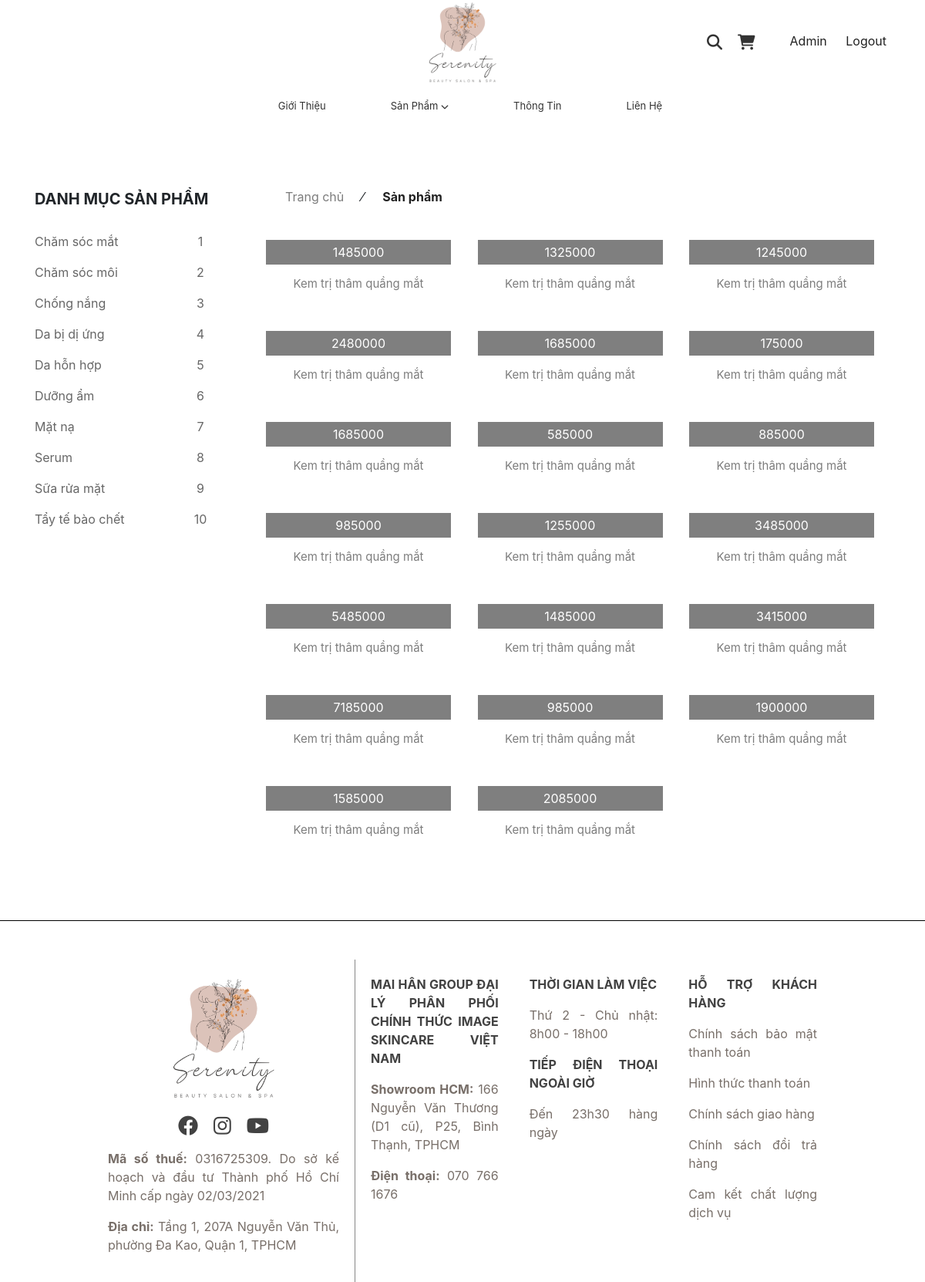
Page /product (signed in) on the committed database.
### tables this page shows
create table `categories` (
	id int auto_increment,
	name varchar(50) not null,
    primary key(id)
) DEFAULT CHARSET=utf8mb4 COLLATE=utf8mb4_unicode_ci;

create table product (
	id int auto_increment,
    title text not null,
    image text,
    price float not null,
    cate_id int default null,
    primary key(id),
    constraint fk_categories_id foreign key(cate_id) references categories (id)
) DEFAULT CHARSET=utf8mb4 COLLATE=utf8mb4_unicode_ci;

### mvc/core/controller.php (called while the page is built, shortened)
<?php
class controller
{
    public function model($model)
    {
        return new $model;
    }
    public function view($view, $data = [])
    {
        require_once "./mvc/views/" . $view . ".php";
    }
}

### mvc/controllers/product.php (called while the page is built, shortened)
<?php
class Product extends Controller
{
    function defaultView()
    {
        $productDB = $this->model("ProductsModel");
        $this->view("ProductView", [
            "all-pro" => $productDB->getAllProducts(),
            "all-type" => $productDB->getAllCategories(),
            "pro-db" => $productDB,
        ]);
    }
}

### mvc/core/app.php (called while the page is built, shortened)
<?php
class app
{
    protected $action = "defaultView";
    function __construct()
    {
        $arr = $this->UrlProcess();
        if (file_exists("./mvc/controllers/" . $arr[0] . ".php")) {
            $this->controller = $arr[0];
            unset($arr[0]);
        }
        $this->controller = new $this->controller;
        $this->params = $arr ? array_values($arr) : [];
        call_user_func_array([$this->controller, $this->action], $this->params);
    }
    function UrlProcess()
    {
        if (isset($_GET["url"])) {
            return explode("/", filter_var(trim($_GET["url"], "/")));
        }
    }
}

### index.php (called while the page is built, shortened)
<?php
$app = new app();

### mvc/core/basehref.php (called while the page is built)
<?php
function getUrl()
{
    $home_url = 'http://' . $_SERVER['HTTP_HOST'] . dirname($_SERVER['PHP_SELF']);
    return $home_url;
}

### mvc/core/db.php (called while the page is built, shortened)
<?php
class db
{
    protected $servername = "localhost:3306";
    protected $username = "root";
    protected $password = "123456";
    function __construct()
    {
        $this->connect = mysqli_connect($this->servername, $this->username, $this->password);
    }
}

### mvc/models/ProductsModel.php (called while the page is built, shortened)
<?php
class ProductsModel extends db
{
    public function getAllProducts()
    {
        $qr = "SELECT * FROM product";
        return mysqli_query($this->connect, $qr);
    }
    public function getAllCategories()
    {
        $qr = "SELECT * FROM categories";
        return mysqli_query($this->connect, $qr);
    }
}

### mvc/views/productView.php (the view, shortened to what this page needs)
<?php
require_once "./mvc/core/basehref.php";
?>
<!DOCTYPE html>
<html lang="en">
<head>
    <link rel="stylesheet" href="./assets/libs/font-awesome/css/all.min.css">
</head>
<body>
    <header class="sticky-top" id="header">
        <div class="container-fluid m-0 p-0">
            <div class="logo text-center p-0 m-0">
                <a href="<?php echo getURL() . "/home" ?>"><img
                        src="<?php echo getURL() . "/assets/image/logo/logo(500x300).png" ?>" alt="SpaLogo" /></a>
            </div>
            <div class="icon">
                <form action="" method="get" id="form-search">
                    <div class="item-icon">
                        <div class="searchbar">
                            <a href="#" class="search_icon">
                                <i class="fas fa-search"></i>
                            </a>
                        </div>
                        <div class="shopping-cart">
                            <a href="cart" class="shopping_icon">
                                <i class="fa-solid fa-cart-shopping"></i>
                            </a>
                        </div>
                        <div class="message-user">
                            <?php if ($_SESSION['username']['user_role'] == 'admin') echo "<li><a href=" . getURL() . "/admin" . ">Admin</a>
                            </li>
                            <li><a href=" . getURL() . "/login/logout" . ">Logout</a></li>";
                            else echo "<li><a href=" . getURL() . "/login/logout" . ">Logout</a></li>"; ?>
                        </div>
                    </div>
                </form>
            </div>
            <nav class="navbar navbar-expand-sm justify-content-center">
                <ul class="navbar-nav">
                    <li class="nav-item px-4">
                        <a class="nav-link" href="<?php echo getURL() . "/intro" ?>">Giới Thiệu</a>
                    </li>
                    <li class="nav-item px-4">
                        <a class="nav-link" href="<?php echo getURL() . "/product" ?>">Sản Phẩm
                            <i class="fa-solid fa-chevron-down"></i>
                        </a>
                    </li>
                    <li class="nav-item px-4">
                        <a class="nav-link" href="<?php echo getURL() . "/info" ?>">Thông Tin</a>
                    </li>
                    <li class="nav-item px-4">
                        <a class="nav-link" href="<?php echo getURL() . "/connect" ?>">Liên Hệ</a>
                    </li>
                </ul>
            </nav>
        </div>
    </header>
    <main>
        <div class="container product-page">
            <div class="row">
                <section class="cate-side col-3">
                    <div class="title" style="text-transform: uppercase; font-weight: bold">
                        Danh mục sản phẩm
                    </div>
                    <div class="cate-list">
                        <ol class="list">
                            <?php
                            while ($row = mysqli_fetch_array($data["all-type"])) {
                                echo '
                                <li class="item">
                                <a href=' . getURL() . '/product/category/' . $row["id"] . '>
                            <span class="text-1">' . $row["name"] . '</span>
                            <span class="text-2">' . $row["id"] . '</span>
                            </a>
                            </li>';
                            };
                            ?>
                        </ol>
                    </div>
                </section>
                <section class="product-side col-9">
                    <div class="nav-product">
                        <ol>
                            <li class="breadcumb-item">
                                <a href="<?php echo getURL() . "/home" ?>">Trang chủ&nbsp;&nbsp;&nbsp;&nbsp;</a>
                            </li>
                            &frasl;
                            <li class="breadcumb-item" style="font-weight: bold">
                                Sản phẩm
                            </li>
                        </ol>
                    </div>
                    <div class="product-list">
                        <?php
                        while ($row = mysqli_fetch_array($data["all-pro"])) {
                            echo '
                                <div class="product-item">
                            <a href=' . getURL() . '/product/productdetail/' . $row["id"] . '>
                                <img src="' . $row["image"] . '" alt="" class="img" />
                                <p class="bl-1">' . $row["price"] . '</p>
                                <h3 class="text-3">
                                ' . $row["title"] . '
                                </h3>
                            </a>
                        </div>
                                ';
                        };
                        ?>
                    </div>
                </section>
            </div>
        </div>
    </main>
    <footer>
        <div class="cover-footer">
            <div class="content-footer" style="text-align: justify">
                <div class="col-footer">
                    <img src="./assets/image/logo/logo(500x300).png" alt="" />
                    <div class="icon-footer">
                        <div>
                            <a href="https://www.facebook.com/hungnguyen130"><i class="fa-brands fa-facebook"></i></a>
                        </div>
                        <div>
                            <a href="https://www.instagram.com/khianhyeu_trieutraitimtanvo_/"><i
                                    class="fa-brands fa-instagram"></i></a>
                        </div>
                        <div>
                            <a href="https://www.youtube.com/"><i class="fa-brands fa-youtube"></i></a>
                        </div>
                    </div>
                    <div class="text-1">
                        <p>
                            <strong>Mã số thuế:</strong> 0316725309. Do sở kế hoạch và đầu
                            tư Thành phố Hồ Chí Minh cấp ngày 02/03/2021
                        </p>
                        <p>
                            <strong>Địa chỉ:</strong> Tầng 1, 207A Nguyễn Văn Thủ, phường Đa
                            Kao, Quận 1, TPHCM
                        </p>
                    </div>
                </div>
                <div class="col-footer" style="border-left: 1px solid rgba(4, 4, 4, 0.475)">
                    <p class="title">
                        MAI HÂN GROUP ĐẠI LÝ PHÂN PHỐI CHÍNH THỨC IMAGE SKINCARE VIỆT NAM
                    </p>
                    <p>
                        <strong>Showroom HCM:</strong> 166 Nguyễn Văn Thương (D1 cũ), P25,
                        Bình Thạnh, TPHCM
                    </p>
                    <p><strong>Điện thoại:</strong> 070 766 1676</p>
                </div>
                <div class="col-footer">
                    <p class="title">THỜI GIAN LÀM VIỆC</p>
                    <p>Thứ 2 - Chủ nhật: 8h00 - 18h00</p>
                    <p class="title">TIẾP ĐIỆN THOẠI NGOÀI GIỜ</p>
                    <p>Đến 23h30 hàng ngày</p>
                </div>
                <div class="col-footer">
                    <p class="title">HỖ TRỢ KHÁCH HÀNG</p>
                    <p><a href="" class="link">Chính sách bảo mật thanh toán</a></p>
                    <p><a href="" class="link">Hình thức thanh toán</a></p>
                    <p><a href="" class="link">Chính sách giao hàng</a></p>
                    <p><a href="" class="link">Chính sách đổi trả hàng</a></p>
                    <p><a href="" class="link">Cam kết chất lượng dịch vụ</a></p>
                </div>
            </div>
        </div>
    </footer>
</body>
</html>

### rows in the picture
categories: name "Chăm sóc mắt", id "1"
categories: name "Chăm sóc môi", id "2"
categories: name "Chống nắng", id "3"
categories: name "Da bị dị ứng", id "4"
categories: name "Da hỗn hợp", id "5"
categories: name "Dưỡng ẩm", id "6"
categories: name "Mặt nạ", id "7"
categories: name "Serum", id "8"
categories: name "Sữa rửa mặt", id "9"
categories: name "Tẩy tế bào chết", id "10"
product: price "1485000", title "Kem trị thâm quầng mắt"
product: price "1325000", title "Kem trị thâm quầng mắt"
product: price "1245000", title "Kem trị thâm quầng mắt"
product: price "2480000", title "Kem trị thâm quầng mắt"
product: price "1685000", title "Kem trị thâm quầng mắt"
product: price "175000", title "Kem trị thâm quầng mắt"
product: price "1685000", title "Kem trị thâm quầng mắt"
product: price "585000", title "Kem trị thâm quầng mắt"
product: price "885000", title "Kem trị thâm quầng mắt"
product: price "985000", title "Kem trị thâm quầng mắt"
product: price "1255000", title "Kem trị thâm quầng mắt"
product: price "3485000", title "Kem trị thâm quầng mắt"
product: price "5485000", title "Kem trị thâm quầng mắt"
product: price "1485000", title "Kem trị thâm quầng mắt"
product: price "3415000", title "Kem trị thâm quầng mắt"
product: price "7185000", title "Kem trị thâm quầng mắt"
product: price "985000", title "Kem trị thâm quầng mắt"
product: price "1900000", title "Kem trị thâm quầng mắt"
product: price "1585000", title "Kem trị thâm quầng mắt"
product: price "2085000", title "Kem trị thâm quầng mắt"
